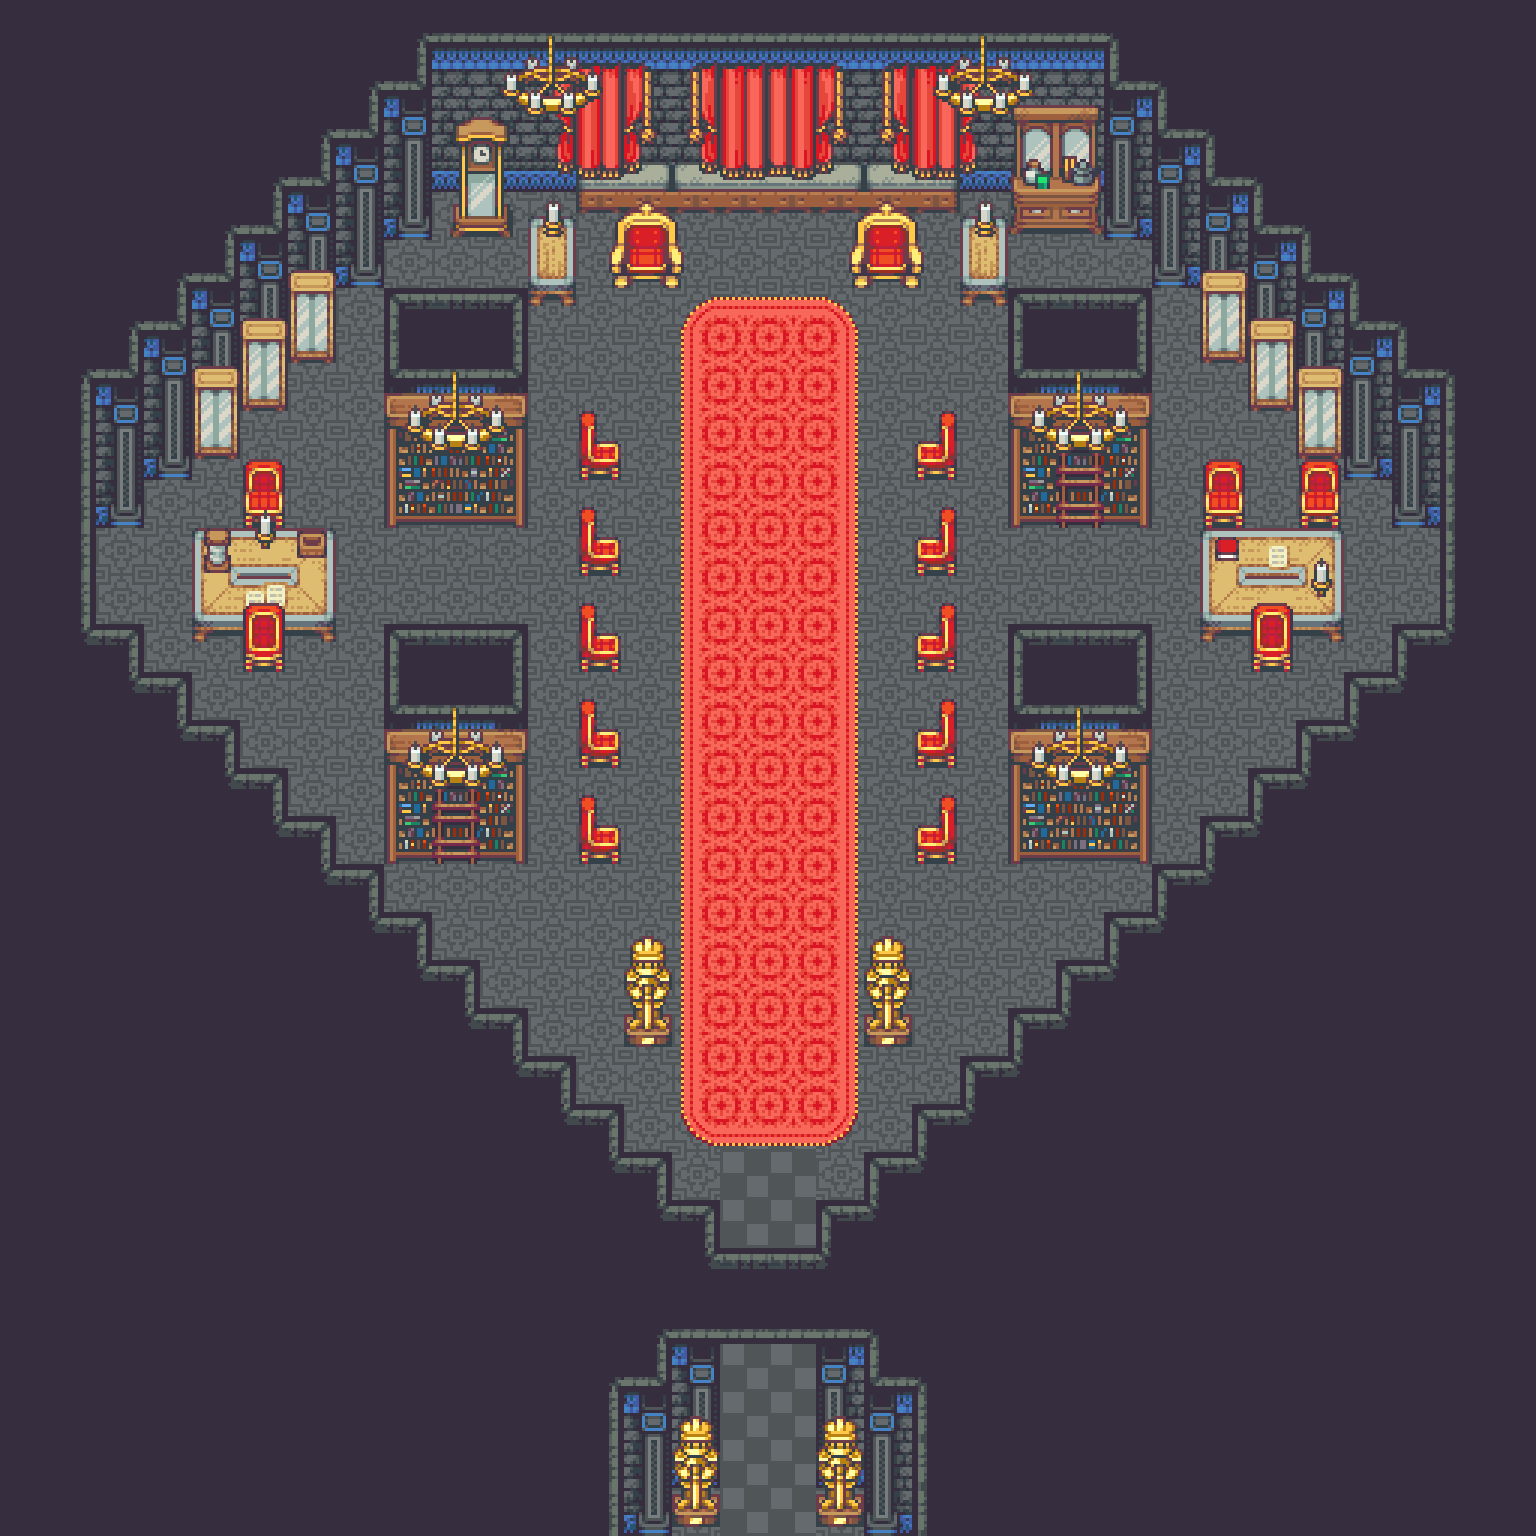

A level layout from a 2D game, rendered from its tile map. Below: a short description, then the map file with tile-grid data replaced by summaries:
An orthogonal 32x32 tile map with 48x48 px tiles, 6 tile layers (Basement, Ground, Flooring, Furnishing, ...), 4 tilesets and 4 objects.

<map version="1.10" tiledversion="1.10.1" orientation="orthogonal" renderorder="right-down" width="32" height="32" tilewidth="48" tileheight="48" infinite="0" nextlayerid="7" nextobjectid="6">
 <tileset firstgid="1" source="Castle.tsx" />
 <tileset firstgid="1480" source="CastleInterior.tsx" />
 <tileset firstgid="3160" source="CastleObjects.tsx" />
 <tileset firstgid="3416" source="CastleObjects2.tsx" />
 <layer id="5" name="Basement" width="32" height="32">
  <data>[1024 cells, 0 non-empty, 0 distinct tile ids]</data>
 </layer>
 <layer id="2" name="Ground" width="32" height="32">
  <data>[1024 cells, 1024 non-empty, 2 distinct tile ids]</data>
 </layer>
 <layer id="4" name="Flooring" width="32" height="32">
  <data>[1024 cells, 105 non-empty, 19 distinct tile ids]</data>
 </layer>
 <layer id="1" name="Furnishing" width="32" height="32">
  <data>[1024 cells, 735 non-empty, 58 distinct tile ids]</data>
 </layer>
 <layer id="6" name="Decor" width="32" height="32">
  <data>[1024 cells, 77 non-empty, 40 distinct tile ids]</data>
 </layer>
 <layer id="4" name="Ceiling" width="32" height="32">
  <data>[1024 cells, 88 non-empty, 24 distinct tile ids]</data>
 </layer>
 <objectgroup id="3" name="Props">
  <object id="2" gid="235" x="696" y="432" width="144" height="144">
   <properties>
    <property name="I">[Npc HeavyArmorosNpc [Some Downward]
  [Sequence
   [[Dialog "Through the gate... the soul."]
    [Wait 60]
    [Dialog "Through the soul... the gate."]
    [Wait 60]
    [Battle HeavyArmorosBattle [HeavyArmorosDefeated]]]]]</property>
   </properties>
  </object>
  <object id="3" gid="235" x="744" y="288" width="48" height="48">
   <properties>
    <property name="I" value="[Portal [StairsPortal true] [IX 2] Downward [Castle 2] [IX 1] false [HeavyArmorosDefeated]]" />
   </properties>
  </object>
  <object id="4" gid="235" x="720" y="1488" width="96" height="144">
   <properties>
    <property name="I" value="[Door WoodenDoor [Some AluminumKey]]" />
   </properties>
  </object>
  <object id="5" gid="235" x="912" y="384" width="48" height="48">
   <properties>
    <property name="I" value="[Portal WarpPortal Warp Leftward CastleConnector East false [HeavyArmorosDefeated]]" />
   </properties>
  </object>
 </objectgroup>
</map>
